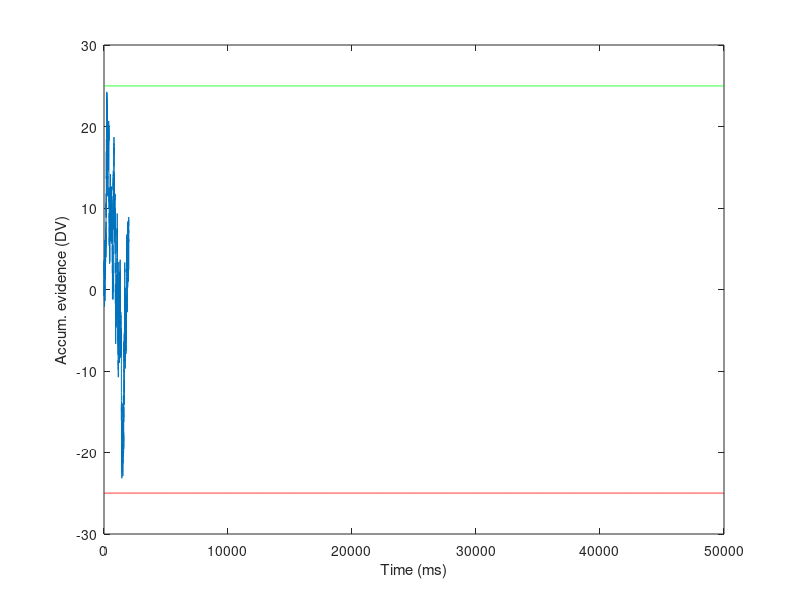

MATLAB code to generate this figure: (Note: this script raises an error after producing the figure.)
%% simDDM_simple.m
% simple simulation of a 1D drift-diffusion model in the context of a
% choice-RT motion discrimination task (see e.g. Shadlen et al. 2006)
% [does not include confidence]

% CF circa 2015

clear all; close all;

ntrials = 50000;

% different levels of motion strength ('coherence')
% we use +/- eps instead of zero so that there is a direction (and hence a
% correct answer) associated with zero coh
cohs = [-0.512 -0.256 -0.128 -0.064 -0.032 -eps eps 0.032 0.064 0.128 0.256 0.512];

% delta-T (time step, in ms)
dT = 1;
% max duration of stimulus
maxdur = 2000;
timeAxis = 0:dT:maxdur;

% randomize coherence and duration for all trials (n draws with replacement)
coh = randsample(cohs,ntrials,'true')';



%% model parameters (play around with these to see their effects)
k = 0.3; % 'drift rate' or sensitivity term: a constant converting stimulus
         % strength into units of momentary evidence
sigma = 1; % standard deviation of momentary evidence; often fixed at 1
B = 25; % height of the bound, or threshold, for decision termination
Tnd = 300; %non-decision time

%% simulate the diffusion process

% initialize variables
dv = nan(ntrials,length(timeAxis)); % the decision variable, DV, as a function of time, for each trial
choice = nan(ntrials,1); % vector to store choices: 2=right=positive, 1=left=negative
RT = nan(ntrials,1); % reaction time
finalV = nan(ntrials,1); % endpoint of the DV
hitBound = nan(ntrials,1);

tic
for n = 1:ntrials
    
    mu = k * coh(n); % mean of momentary evidence

    % diffusion process: slow version***
    if n==1 % ***run this once, for illustration purposes
        momentaryEvidence = nan(maxdur,1);
        for t = 1:maxdur
            momentaryEvidence(t) = randn*sigma + mu; % sample from normal dist with mean=mu, s.d.=sigma
        end
        dv(n,1) = 0; % dv starts at zero (boundary condition)
        dv(n,2:maxdur+1) = cumsum(momentaryEvidence); % then evolves as the cumulative sum of M.E.
        figure; plot(dv(n,:)); hold on; 
        plot(1:length(dv),ones(1,length(dv))*B,'g-');
        plot(1:length(dv),ones(1,length(dv))*-B,'r-');
        xlabel('Time (ms)'); ylabel('Accum. evidence (DV)');
        % (evidence is shown continuing to accumulate past the bound,
        % although it realy stops there; this can be useful
        % for diagnosing problems with certain parameter settings)
    end    

    % faster version: does not require a FOR loop over the variable t
    dv(n,:) = [0, cumsum(normrnd(mu,sigma,1,maxdur))];
        
    tempRT = find(abs(dv(n,:))>=B, 1);
    if isempty(tempRT) % did not hit bound
        RT(n) = maxdur;
        finalV(n) = dv(n,RT(n));
        hitBound(n) = 0;
    else % hit bound
        RT(n) = tempRT;
        finalV(n) = B*sign(dv(n,RT(n)));
        hitBound(n) = 1;
    end
    choice(n) = sign(finalV(n));  
end
toc

RT = RT + Tnd;

% quick sanity check to see if params give reasonable performance
pCorrect_total = sum(sign(choice)==sign(coh)) / ntrials


%% format data as in experimental data files and generate output structs

coh(coh==0) = sign(randn)*eps; % should have no actual zeros, but if so, sign them randomly;
                               % this is just to assign a direction and correct/error
data.correct = choice==sign(coh);
data.direction = nan(ntrials,1);
data.direction(coh>0) = 0;
data.direction(coh<0) = 180;
coh(abs(coh)<1e-6) = 0; % now go back to one 'zero'
data.coherence = abs(coh);
data.scoh = coh;

data.choice = choice;
data.choice(data.choice==-1) = 0; % code elsewhere assumes 0s and 1s
data.RT = RT/1000; % convert to seconds

conftask = 0; RTtask = 1; RTCorrOnly = 0;
parsedData = Dots_parseData(data,conftask,RTtask,RTCorrOnly);

% plot
cohs = unique(coh); wFit = 0; forTalk = 0;
Dots_plot(parsedData,cohs,conftask,RTtask,wFit,forTalk)



